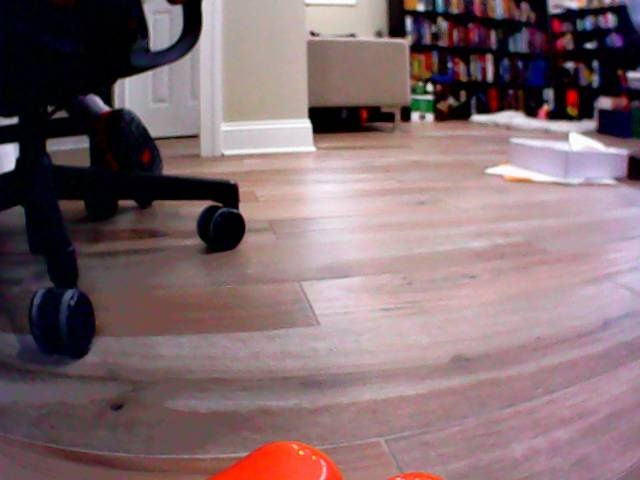
#> input picture snapshot.jpg, 640 x 480 px
$ python -i detect_red.py   (imports and definitions only)
#> lines starting #> are read from the running program, lines starting #| are printed output that depends on the picture; after the words box and inside, x2 and y2 are one past the last pixel; in counts of white or black regions, pixels touching at a corner belong together
#> further down, picture is the input picture: shape (480, 640, 3); mean B, G, R 110.8, 106.5, 128.6
"""
OpenCV-based red block detection.

Uses HSV color space with adaptive thresholding and morphological operations.
"""

import cv2
import numpy as np
from typing import Dict, Any, Optional, Tuple


class RedBlockDetector:
    """Detect red blocks in images using OpenCV."""

    def __init__(self):
        """Initialize detector with default HSV ranges for red."""
        # Red color in HSV (handles both red ranges due to hue wrap-around)
        # Lower red range
        self.lower_red1 = np.array([0, 50, 50])
        self.upper_red1 = np.array([10, 255, 255])
        # Upper red range
        self.lower_red2 = np.array([170, 50, 50])
        self.upper_red2 = np.array([180, 255, 255])

        # Minimum contour area (to filter noise)
        self.min_contour_area = 100

    def detect(self, image: np.ndarray) -> Dict[str, Any]:
        """
        Detect red block in image.

        Args:
            image: BGR image from camera

        Returns:
            {
                "found": bool,
                "bbox": (x1, y1, x2, y2) or None,
                "center": (cx, cy) or None,
                "area_ratio": float,  # bbox_area / image_area
                "confidence": float  # 0.0 to 1.0
            }
        """
        if image is None or image.size == 0:
            return {
                "found": False,
                "bbox": None,
                "center": None,
                "area_ratio": 0.0,
                "confidence": 0.0
            }

        # Convert BGR to HSV
        hsv = cv2.cvtColor(image, cv2.COLOR_BGR2HSV)
#> hsv: shape (480, 640, 3); mean H, S, V 104.9, 83, 131.2

        # Create mask for red color (both ranges)
        mask1 = cv2.inRange(hsv, self.lower_red1, self.upper_red1)
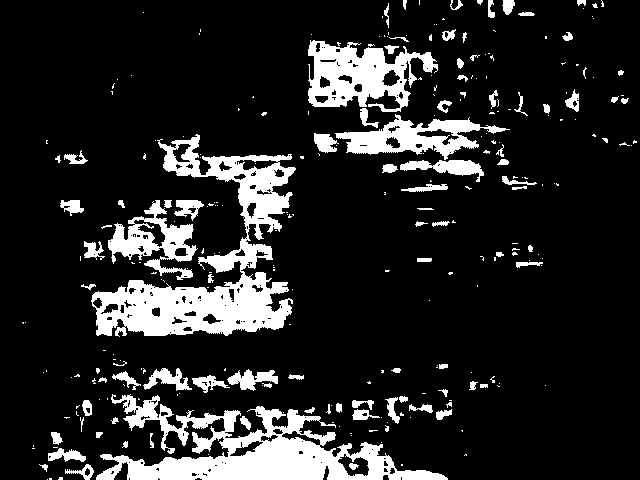
#> mask1: shape (480, 640); 14.9% white; 281 white regions (189 under 20 px), largest, box (x1, y1, x2, y2) and area: (91, 134, 296, 337) 13615, (96, 394, 448, 480) 11718, (308, 40, 438, 112) 4978
        mask2 = cv2.inRange(hsv, self.lower_red2, self.upper_red2)
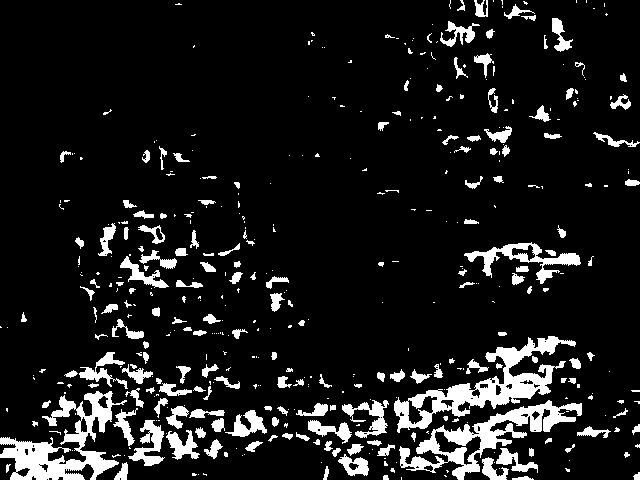
#> mask2: shape (480, 640); 10.5% white; 435 white regions (258 under 20 px), largest, box (x1, y1, x2, y2) and area: (394, 336, 576, 433) 4433, (0, 391, 127, 480) 4153, (399, 400, 582, 480) 3821
        mask = cv2.bitwise_or(mask1, mask2)
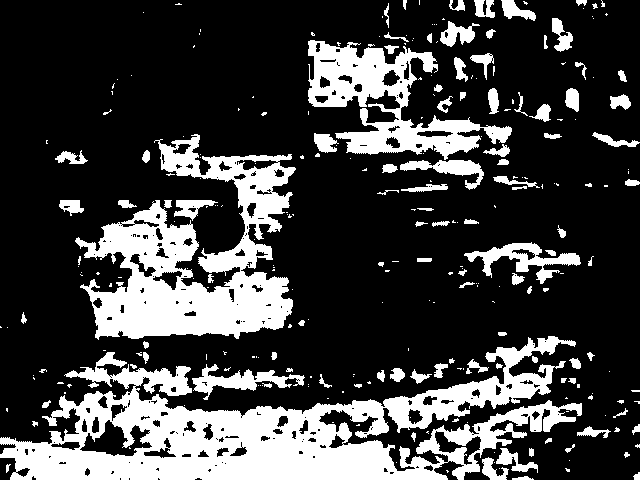
#> mask: shape (480, 640); 25.4% white; 277 white regions (175 under 20 px), largest, box (x1, y1, x2, y2) and area: (0, 336, 582, 480) 34307, (75, 134, 296, 340) 20316, (308, 40, 512, 160) 8961

        # Apply morphological operations to reduce noise
        kernel = np.ones((5, 5), np.uint8)
        mask = cv2.morphologyEx(mask, cv2.MORPH_OPEN, kernel)
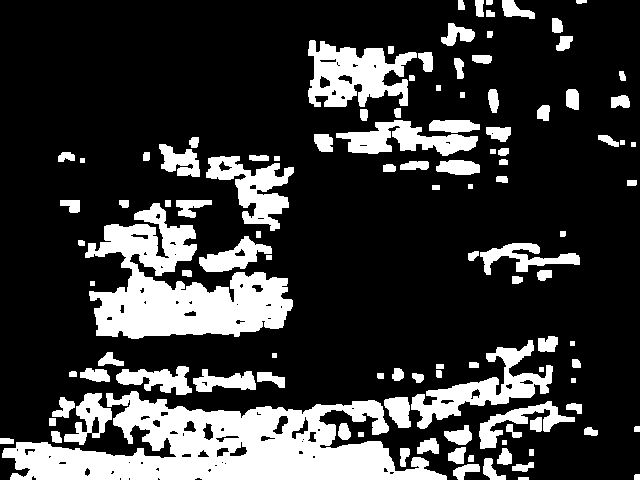
#> mask: shape (480, 640); 22.3% white; 113 white regions, largest, box (x1, y1, x2, y2) and area: (2, 391, 447, 480) 20897, (85, 203, 293, 339) 13559, (308, 40, 417, 107) 4389
        mask = cv2.morphologyEx(mask, cv2.MORPH_CLOSE, kernel)
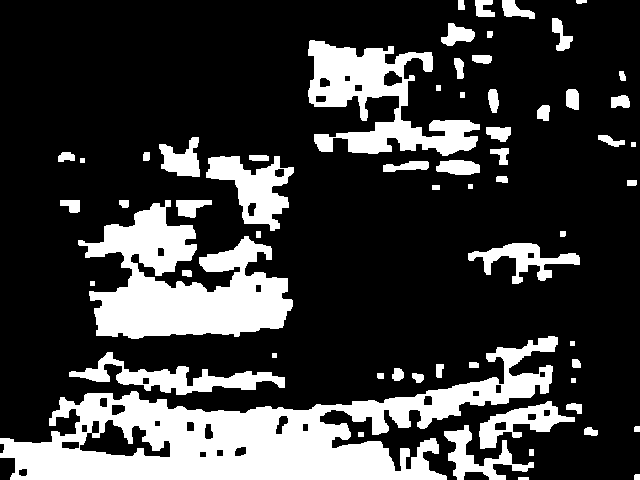
#> mask: shape (480, 640); 23.6% white; 62 white regions

        # Find contours
        contours, _ = cv2.findContours(mask, cv2.RETR_EXTERNAL, cv2.CHAIN_APPROX_SIMPLE)
#> contours = 62 contours, 7 with area under 20; largest, box (x1, y1, x2, y2) and area: (0, 336, 558, 480) 30818, (78, 200, 293, 339) 15126, (308, 40, 480, 156) 8584, (206, 156, 294, 231) 3091, (69, 352, 285, 395) 2785

        if not contours:
            return {
                "found": False,
                "bbox": None,
                "center": None,
                "area_ratio": 0.0,
                "confidence": 0.0
            }

        # Find largest contour
        largest_contour = max(contours, key=cv2.contourArea)
#> largest_contour = contour of 590 points, box (x1, y1, x2, y2) (0, 336, 558, 480), area 30818
        area = cv2.contourArea(largest_contour)
#> area = 30817.5

        if area < self.min_contour_area:
            return {
                "found": False,
                "bbox": None,
                "center": None,
                "area_ratio": 0.0,
                "confidence": 0.0
            }

        # Get bounding box
        x, y, w, h = cv2.boundingRect(largest_contour)
#> x = 0; y = 336; w = 558; h = 144
        bbox = (x, y, x + w, y + h)
#> bbox = (0, 336, 558, 480)

        # Calculate center
        center = (x + w // 2, y + h // 2)
#> center = (279, 408)

        # Calculate area ratio
        image_area = image.shape[0] * image.shape[1]
#> image_area = 307200
        area_ratio = area / image_area
#> area_ratio = 0.1

        # Calculate confidence (based on area and aspect ratio)
        # Prefer more square-like shapes
        aspect_ratio = w / h if h > 0 else 0
#> aspect_ratio = 3.88
        aspect_score = 1.0 - abs(1.0 - aspect_ratio)  # Closer to 1.0 is better
#> aspect_score = -1.88
        area_score = min(area_ratio * 20, 1.0)  # Normalize area
#> area_score = 1
        confidence = (aspect_score * 0.3 + area_score * 0.7)
#> confidence = 0.137

        return {
            "found": True,
            "bbox": bbox,
            "center": center,
            "area_ratio": area_ratio,
            "confidence": confidence
        }

    def set_hsv_ranges(self, lower1: Tuple[int, int, int], upper1: Tuple[int, int, int],
                       lower2: Optional[Tuple[int, int, int]] = None,
                       upper2: Optional[Tuple[int, int, int]] = None):
        """
        Set custom HSV ranges for red detection.

        Args:
            lower1: Lower bound for first red range
            upper1: Upper bound for first red range
            lower2: Lower bound for second red range (optional)
            upper2: Upper bound for second red range (optional)
        """
        self.lower_red1 = np.array(lower1)
        self.upper_red1 = np.array(upper1)
        if lower2 is not None and upper2 is not None:
            self.lower_red2 = np.array(lower2)
            self.upper_red2 = np.array(upper2)

    def set_min_contour_area(self, area: int):
        """Set minimum contour area threshold."""
        self.min_contour_area = area

>>> import cv2
>>> picture = cv2.imread('../snapshot.jpg')
>>> result = RedBlockDetector().detect(picture)
#> result = {'found': True, 'bbox': (0, 336, 558, 480), 'center': (279, 408), 'area_ratio': 0.1, 'confidence': 0.137}
